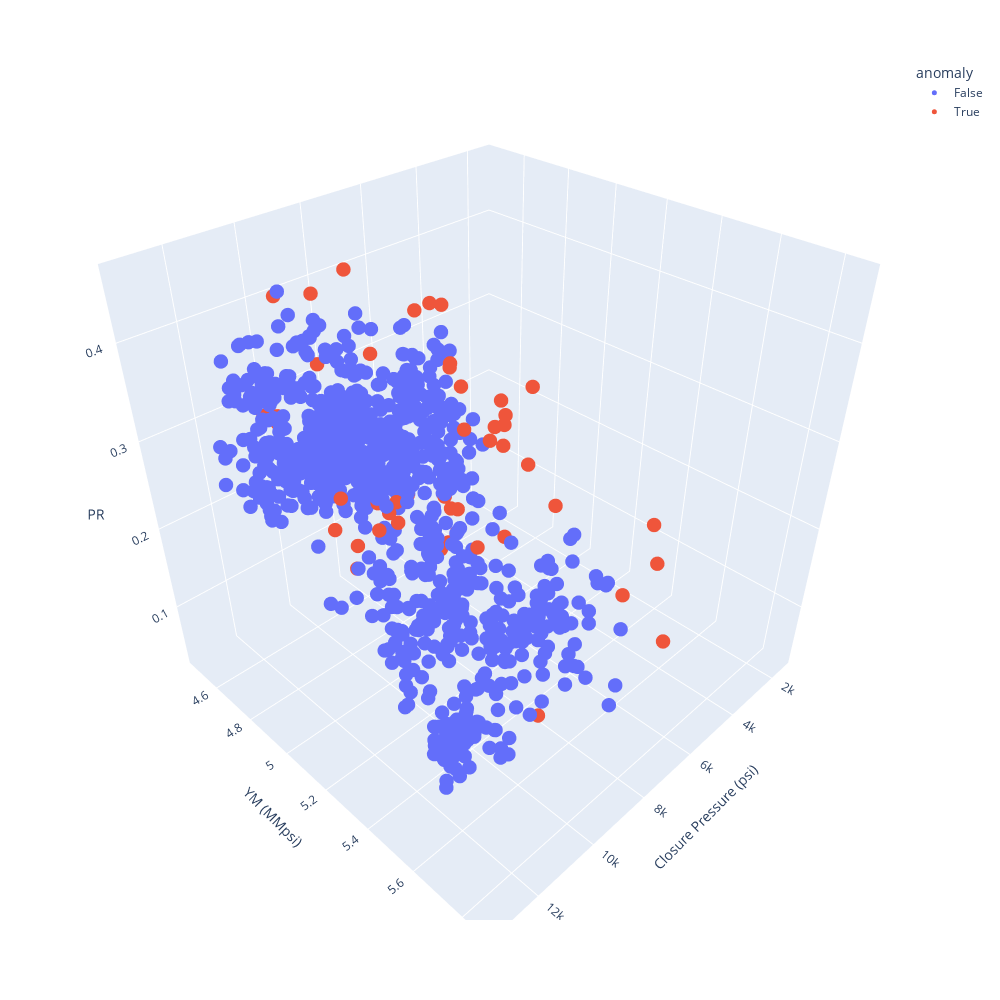

Notebook code for this chart:
### Code cell
# 2. set the threshold (we usually start with 1st percentile = 99% confidence level)
threshold = np.percentile(df['score'], 5)

# 3. detect anomalies
df['anomaly'] = df['score'] < threshold

# visualize the data
fig = px.scatter_3d(df, x='Closure Pressure (psi)', y='YM (MMpsi)', z='PR', color='anomaly')
fig.update_traces(marker=dict(size=5))
fig.update_layout(width=1000, height=1000)
fig.show()

### Figure 1 — Plotly figure (JSON) as saved in the notebook; plotly's stock layout.template omitted (floating-point values rounded to 4 significant figures; data arrays with more than 128 entries replaced by an {"elided": "..."} marker saying what was removed)
{"data": [{"hovertemplate": "anomaly=False<br>Closure Pressure (psi)=%{x}<br>YM (MMpsi)=%{y}<br>PR=%{z}<extra></extra>", "legendgroup": "False", "marker": {"color": "#636efa", "size": 5, "symbol": "circle"}, "mode": "markers", "name": "False", "scene": "scene", "showlegend": true, "type": "scatter3d", "x": {"elided": "956 float values"}, "y": {"elided": "956 float values"}, "z": {"elided": "956 float values"}}, {"hovertemplate": "anomaly=True<br>Closure Pressure (psi)=%{x}<br>YM (MMpsi)=%{y}<br>PR=%{z}<extra></extra>", "legendgroup": "True", "marker": {"color": "#EF553B", "size": 5, "symbol": "circle"}, "mode": "markers", "name": "True", "scene": "scene", "showlegend": true, "type": "scatter3d", "x": [8368.0, 9595.0, 10290.0, 8688.0, 5850.0, 6153.0, 5933.0, 6268.0, 6334.0, 11230.0, 8862.0, 13040.0, 2734.0, 2569.0, 9849.0, 9763.0, 9771.0, 10780.0, 9372.0, 11860.0, 12620.0, 1730.0, 6928.0, 6131.0, 8349.0, 4304.0, 5658.0, 9433.0, 8958.0, 9235.0, 10650.0, 5760.0, 10860.0, 7028.0, 4037.0, 5407.0, 2004.0, 7123.0, 6553.0, 6659.0, 6280.0, 6677.0, 5559.0, 9686.0, 9674.0, 7804.0, 5315.0, 5764.0, 2256.0, 1479.0, 9563.0], "y": [4.497, 4.511, 4.493, 5.535, 4.776, 4.756, 4.788, 4.788, 5.116, 4.983, 5.485, 5.472, 4.684, 4.684, 4.475, 4.475, 4.475, 5.0, 4.838, 5.655, 5.481, 4.583, 4.966, 5.311, 4.488, 5.537, 5.669, 4.974, 5.0, 4.983, 4.993, 5.564, 4.966, 4.917, 4.591, 5.705, 4.567, 4.959, 4.957, 4.912, 4.912, 4.912, 4.957, 4.957, 4.957, 4.912, 4.705, 4.707, 4.653, 4.706, 4.957], "z": [0.3912, 0.4043, 0.2841, 0.06337, 0.08691, 0.07998, 0.09029, 0.08755, 0.1618, 0.2439, 0.347, 0.3601, 0.2132, 0.1782, 0.2692, 0.2733, 0.2645, 0.1926, 0.4585, 0.3524, 0.3604, 0.1216, 0.1836, 0.2278, 0.3138, 0.2068, 0.2106, 0.2273, 0.244, 0.2379, 0.2156, 0.1552, 0.2691, 0.1937, 0.03403, 0.1155, 0.1507, 0.1871, 0.2719, 0.3412, 0.3106, 0.3371, 0.2428, 0.1492, 0.2406, 0.4097, 0.3643, 0.3717, 0.1825, 0.2155, 0.3954]}], "layout": {"height": 1000, "legend": {"title": {"text": "anomaly"}, "tracegroupgap": 0}, "margin": {"t": 60}, "scene": {"domain": {"x": [0, 1], "y": [0, 1]}, "xaxis": {"title": {"text": "Closure Pressure (psi)"}}, "yaxis": {"title": {"text": "YM (MMpsi)"}}, "zaxis": {"title": {"text": "PR"}}}, "width": 1000}}
